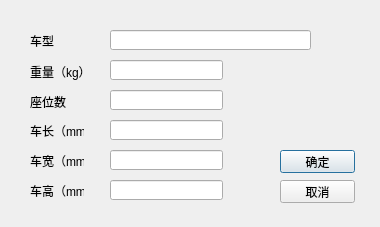
<?xml version="1.0" encoding="UTF-8"?>
<ui version="4.0">
 <class>updatecar</class>
 <widget class="QDialog" name="updatecar">
  <property name="geometry">
   <rect>
    <x>0</x>
    <y>0</y>
    <width>380</width>
    <height>227</height>
   </rect>
  </property>
  <property name="windowTitle">
   <string>修改车型信息</string>
  </property>
  <widget class="QLabel" name="label_2">
   <property name="geometry">
    <rect>
     <x>30</x>
     <y>62</y>
     <width>54</width>
     <height>20</height>
    </rect>
   </property>
   <property name="text">
    <string>重量（kg）</string>
   </property>
  </widget>
  <widget class="QPushButton" name="pushButton">
   <property name="geometry">
    <rect>
     <x>280</x>
     <y>150</y>
     <width>75</width>
     <height>23</height>
    </rect>
   </property>
   <property name="text">
    <string>确定</string>
   </property>
  </widget>
  <widget class="QLineEdit" name="height">
   <property name="geometry">
    <rect>
     <x>110</x>
     <y>180</y>
     <width>113</width>
     <height>20</height>
    </rect>
   </property>
  </widget>
  <widget class="QLineEdit" name="seatnum">
   <property name="geometry">
    <rect>
     <x>110</x>
     <y>90</y>
     <width>113</width>
     <height>20</height>
    </rect>
   </property>
  </widget>
  <widget class="QLabel" name="label_6">
   <property name="geometry">
    <rect>
     <x>30</x>
     <y>180</y>
     <width>54</width>
     <height>21</height>
    </rect>
   </property>
   <property name="text">
    <string>车高（mm）</string>
   </property>
  </widget>
  <widget class="QLabel" name="label">
   <property name="geometry">
    <rect>
     <x>30</x>
     <y>30</y>
     <width>54</width>
     <height>21</height>
    </rect>
   </property>
   <property name="text">
    <string>车型</string>
   </property>
  </widget>
  <widget class="QLabel" name="label_4">
   <property name="geometry">
    <rect>
     <x>30</x>
     <y>120</y>
     <width>54</width>
     <height>21</height>
    </rect>
   </property>
   <property name="text">
    <string>车长（mm）</string>
   </property>
  </widget>
  <widget class="QLabel" name="label_5">
   <property name="geometry">
    <rect>
     <x>30</x>
     <y>150</y>
     <width>54</width>
     <height>21</height>
    </rect>
   </property>
   <property name="text">
    <string>车宽（mm）</string>
   </property>
  </widget>
  <widget class="QLineEdit" name="name">
   <property name="geometry">
    <rect>
     <x>110</x>
     <y>30</y>
     <width>201</width>
     <height>20</height>
    </rect>
   </property>
  </widget>
  <widget class="QLabel" name="label_3">
   <property name="geometry">
    <rect>
     <x>30</x>
     <y>92</y>
     <width>54</width>
     <height>20</height>
    </rect>
   </property>
   <property name="text">
    <string>座位数</string>
   </property>
  </widget>
  <widget class="QLineEdit" name="weight">
   <property name="geometry">
    <rect>
     <x>110</x>
     <y>60</y>
     <width>113</width>
     <height>20</height>
    </rect>
   </property>
  </widget>
  <widget class="QLineEdit" name="wide">
   <property name="geometry">
    <rect>
     <x>110</x>
     <y>150</y>
     <width>113</width>
     <height>20</height>
    </rect>
   </property>
  </widget>
  <widget class="QLineEdit" name="length">
   <property name="geometry">
    <rect>
     <x>110</x>
     <y>120</y>
     <width>113</width>
     <height>20</height>
    </rect>
   </property>
  </widget>
  <widget class="QPushButton" name="pushButton_2">
   <property name="geometry">
    <rect>
     <x>280</x>
     <y>180</y>
     <width>75</width>
     <height>23</height>
    </rect>
   </property>
   <property name="text">
    <string>取消</string>
   </property>
  </widget>
 </widget>
 <resources/>
 <connections/>
 <slots>
  <slot>slot1()</slot>
 </slots>
</ui>
